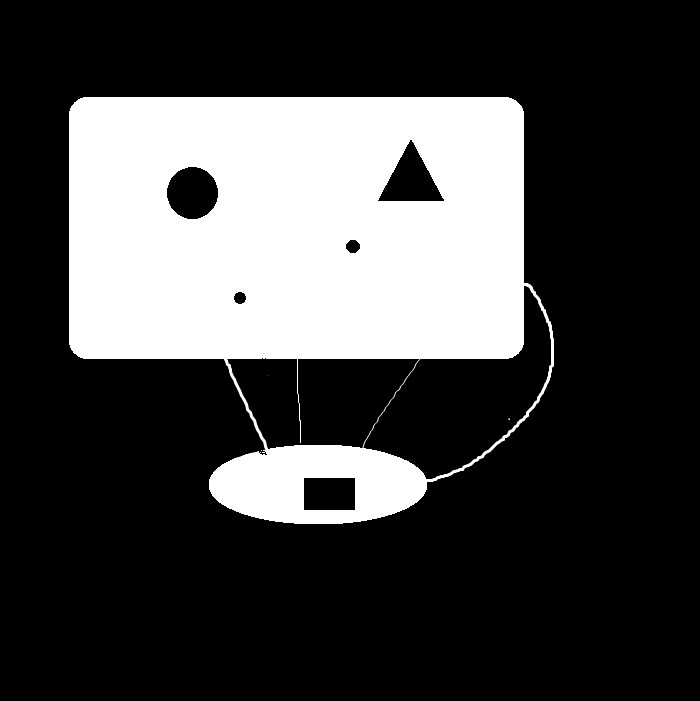
#> input picture 2. erosion/image.jpg, 700 x 701 px
$ python erosion.py
#> lines starting #> are read from the running program, lines starting #| are printed output that depends on the picture; after the words box and inside, x2 and y2 are one past the last pixel; in counts of white or black regions, pixels touching at a corner belong together
import numpy as np
from cv2 import cv2
import matplotlib.pyplot as plt
original_img = cv2.imread('image.jpg')
#> original_img is the input picture: shape (701, 700, 3); min 0, max 255, mean 66.5
img_gray = cv2.cvtColor(original_img, cv2.COLOR_BGR2GRAY)
_, binary_img = cv2.threshold(img_gray, 127, 255, cv2.THRESH_BINARY)
#> binary_img: shape (701, 700); 26.1% white; 3 white regions (2 under 20 px), largest, box (x1, y1, x2, y2) and area: (69, 97, 554, 524) 128011
binary_img = binary_img/255
struct_elem = np.array([(1,1,1,1,1,1,1), (1,1,1,1,1,1,1), (1,1,1,1,1,1,1), (1,1,1,1,1,1,1), (1,1,1,1,1,1,1), (1,1,1,1,1,1,1), (1,1,1,1,1,1,1)])
img_shape = binary_img.shape
#> img_shape = (701, 700)
filter_shape = struct_elem.shape
padded_img = np.zeros((img_shape[0]+filter_shape[0]-1,img_shape[1]+filter_shape[1]-1))
for i in range(img_shape[0]):
    for j in range(img_shape[1]):
        padded_img[i+1, j+1] = binary_img[i, j]
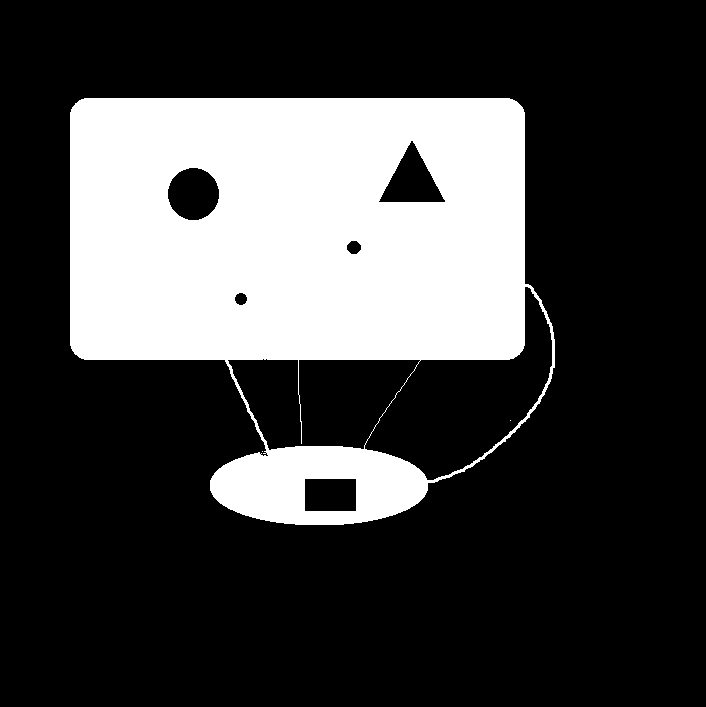
#> padded_img: shape (707, 706) float64; values 0 (black) and 1 (white), 25.6% white; 3 white regions (2 under 20 px), largest, box (x1, y1, x2, y2) and area: (70, 98, 555, 525) 128011

for i in range(img_shape[0]):
    for j in range(img_shape[1]):
        window = padded_img[i:i+filter_shape[0], j:j+filter_shape[1]]
        result = (window == struct_elem)
        final = np.all(result == True)
        if final:
            binary_img[i, j] = 1
        else:
            binary_img[i, j] = 0
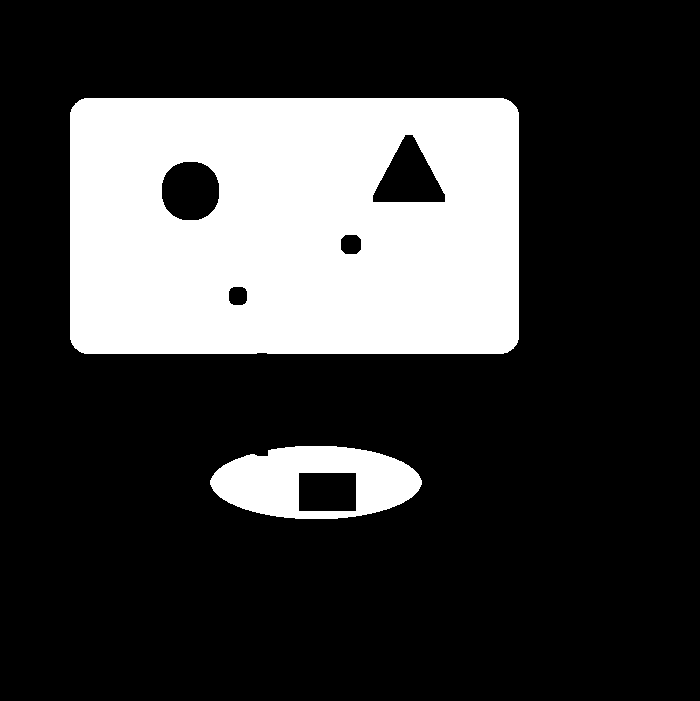
#> binary_img: shape (701, 700) float64; values 0 (black) and 1 (white), 24.1% white; 2 white regions, box (x1, y1, x2, y2) and area: (70, 98, 519, 354) 108410, (210, 446, 422, 519) 9850

fig = plt.figure(figsize=(13, 9))
fig.suptitle('EROSION', fontsize=16)
rows = 1
columns = 2
fig.add_subplot(rows, columns, 1)
plt.imshow(padded_img, cmap='Greys_r')
plt.axis('off')
plt.title("Before Erosion")
fig.add_subplot(rows, columns, 2)
plt.imshow(binary_img, cmap='Greys_r')
plt.axis('off')
plt.title("After Erosion")
plt.show()
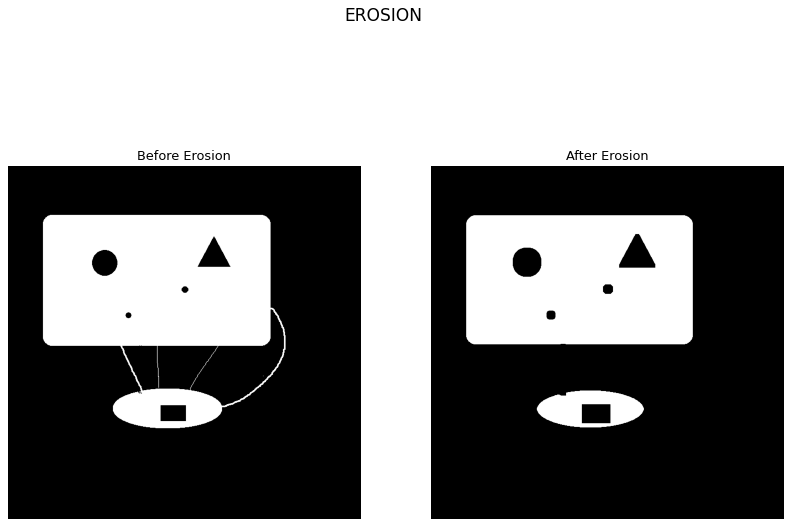
#> figure drawn by matplotlib, 2 panels
